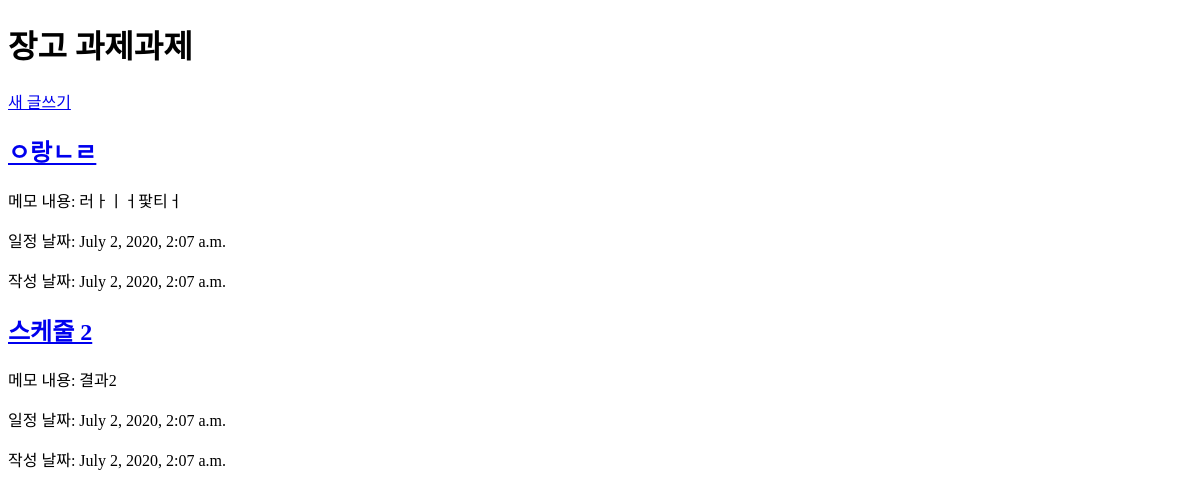
The page /schedule/home/ on the database as committed earlier.
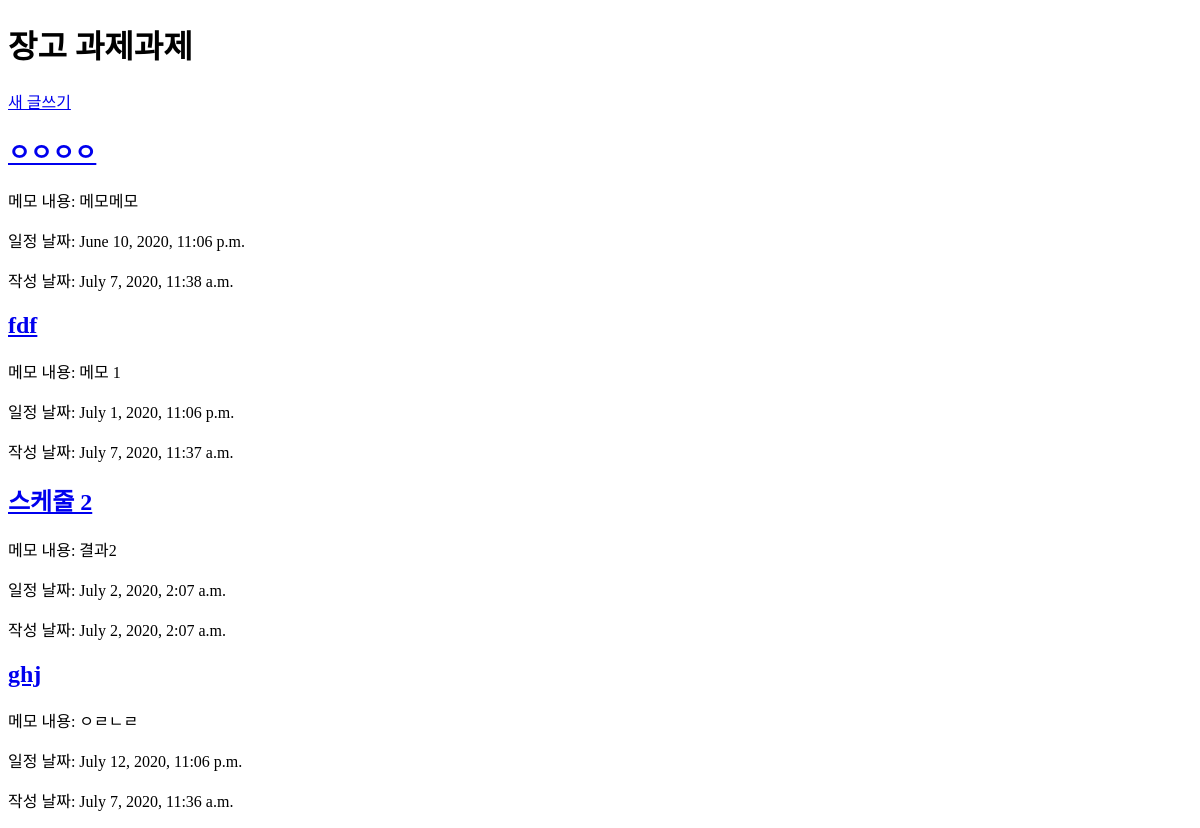
The same page on the database as committed later.
### schedule/models.py (models this page shows, shortened)
class Schedule(models.Model):
    title = models.CharField(max_length=200)
    memo = models.TextField()
    schedule_date = models.DateTimeField(null=False)
    publish_date = models.DateTimeField(default=timezone.now)

### schedule/views.py (the view)
# urls.py: 2. Add a URL to urlpatterns:  path('', views.home, name='home')
def home(request):
    schedules = Schedule.objects.order_by('schedule_date')
    return render(request, 'home/home.html', {'schedules':schedules})

### schedule/templates/home/home.html (shortened to what this page needs)
<!DOCTYPE html>
<html lang="en">
<head>
</head>
<body>
    <h1>장고 과제과제</h1>
    <a href="{% url 'new' %}">새 글쓰기</a>
    {% for schedule in schedules.all %}
        <div>
            <h2><a href="{% url 'detail' schedule.id %}">{{schedule.title}}</a></h2>
            <p>메모 내용: {{schedule.memo}}</p>
            <p>일정 날짜: {{schedule.schedule_date}}</p>
            <p>작성 날짜: {{schedule.publish_date}}</p>
        </div>
    {% endfor %}
</body>
</html>

Rows that differ between the two databases and show on the page:
removed Schedule: title "ㅇ랑ㄴㄹ", memo "러ㅏㅣㅓ팣티ㅓ", schedule_date "July 2, 2020, 2:07 a.m.", publish_date "July 2, 2020, 2:07 a.m."
added Schedule: title "ㅇㅇㅇㅇ", memo "메모메모", schedule_date "June 10, 2020, 11:06 p.m.", publish_date "July 7, 2020, 11:38 a.m."
added Schedule: title "fdf", memo "메모 1", schedule_date "July 1, 2020, 11:06 p.m.", publish_date "July 7, 2020, 11:37 a.m."
added Schedule: title "ghj", memo "ㅇㄹㄴㄹ", schedule_date "July 12, 2020, 11:06 p.m.", publish_date "July 7, 2020, 11:36 a.m."
